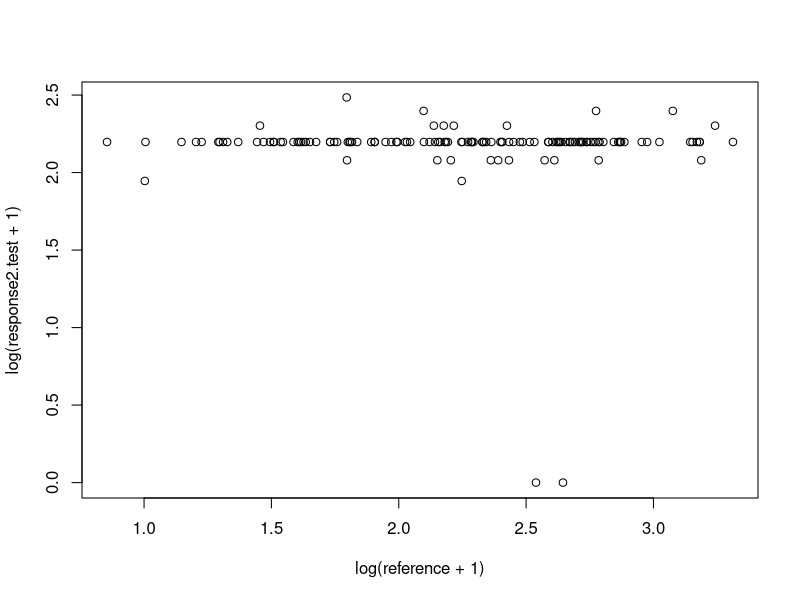
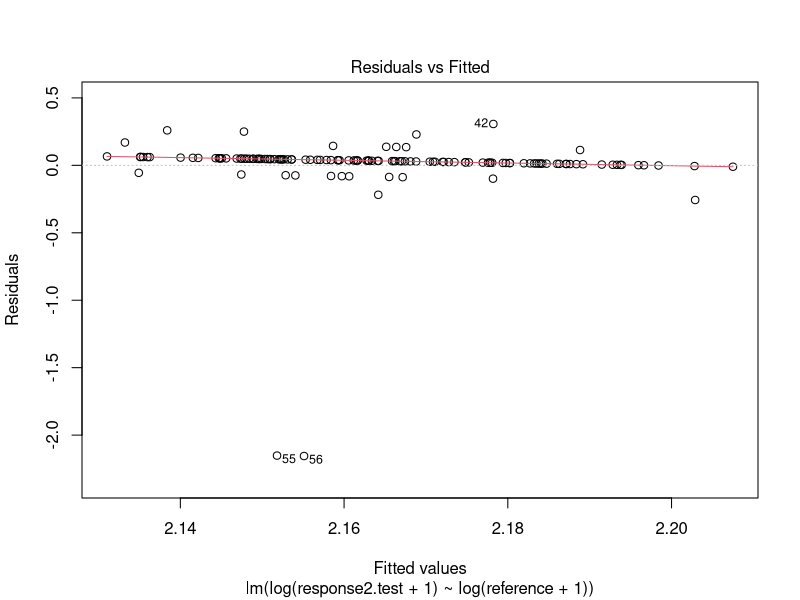
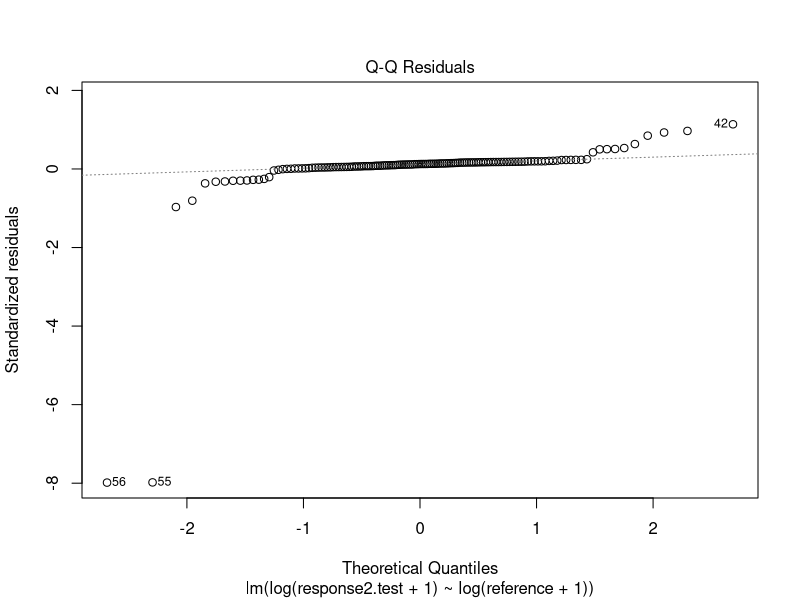
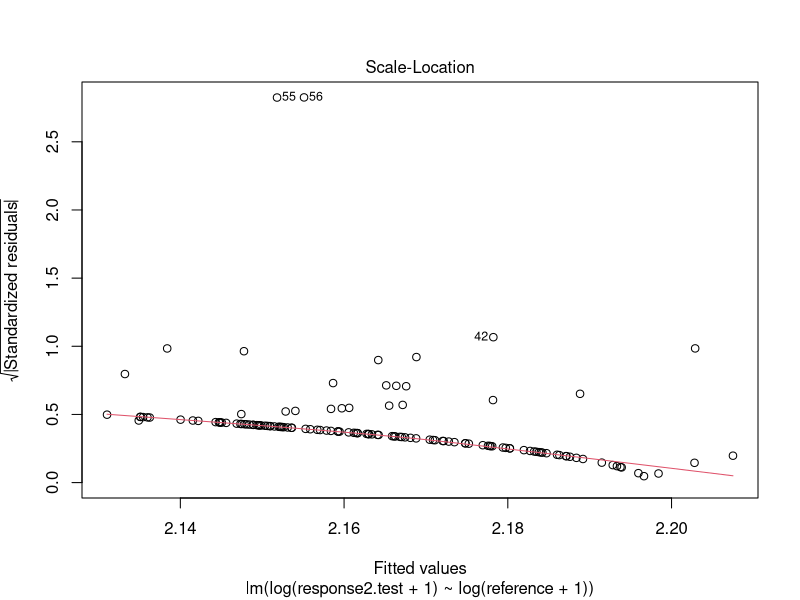
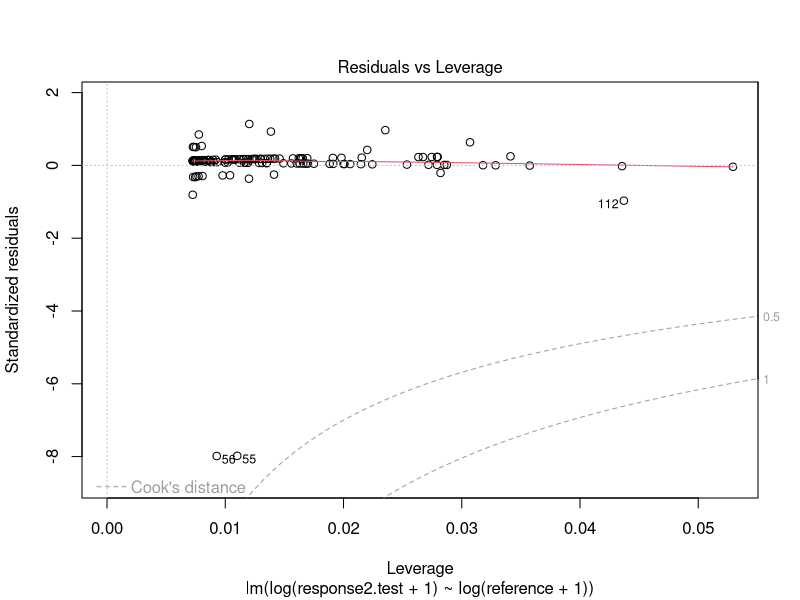
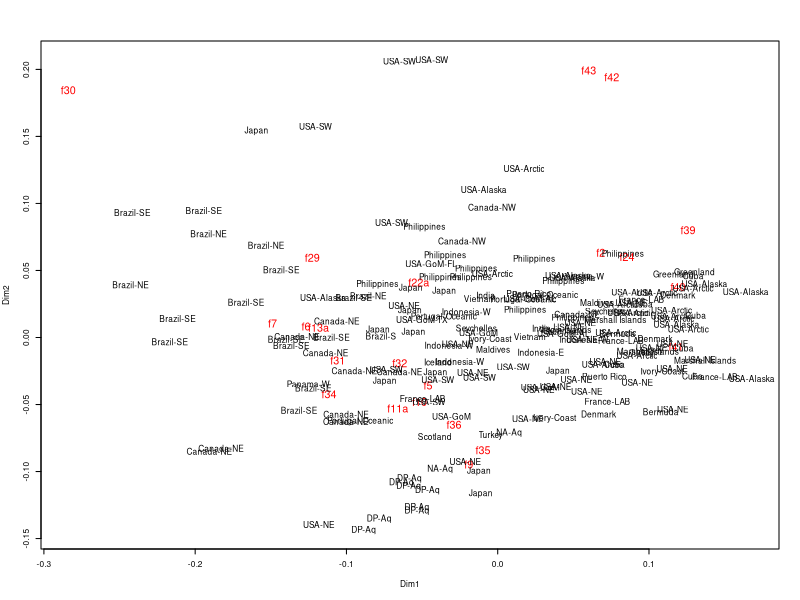

The R source for these figures, in order:
######################### Aurelia morphological analyses 1 ##########################
#                       R Code - Author: Jonathan W. Lawley                         #
#                           Used in: Lawley et al., 2021                            #
#   The importance of molecular characters when morphological variability hinders   # 
#                   diagnosability: systematics of the moon jellyfish               #
#                           genus Aurelia (Cnidaria: Scyphozoa)                     #
#                                 in review @ PeerJ                                 #
#                                                                                   #
#     Used for MDS analysis in Fig. 3 and Mantel test, including all specimens      #
#                           WITH estimation of missing data                         #
#                                                                                   #
#               Contact: jonathan.wanderleylawley@griffithuni.edu.au                #

library(vegan)
library(ade4)

#Data prep, log transform, slope calculations and isometry test
aurelia.raw=read.csv("aurelia-all.csv", sep=",", as.is=T) #raw data inserted
str(aurelia.raw)

aurelia.raw1=aurelia.raw[,-c(8,12,16)] #removes categorical features f8, f12 and f21

reference=aurelia.raw1$f1 #setting f1 as reference variable
response=aurelia.raw1[,3:36] #setting the rest as response variables
slope=rep(NA, ncol(response)) #empty vector for slope values
result=rep(NA, ncol(response)) #empty vector for isometry test results (Allometry, Isometry or lm not significant)

#Loop to calculate slopes of log-transformed variables and isometry test
for (i in 1:ncol(response)){
  response.lm=lm(log(response[,i]+1)~log(reference+1))
  f=(summary(response.lm))$fstatistic #creates the object "f" with the F-statistic values of the linear model.
  p=pf(f[1],f[2],f[3],lower.tail=F) #creates the object "p" with the p-value from the F-statistic values above.
  
  if (p > 0.05) #verifies if "p" is bigger than "alpha".
  {
    slope[i]=NA #if yes, attribute "lm not significant" to element k in "result".
    result[i]="lm not significant"
  }
  else #if not, linear model is significant, so proceeds with calculations.
  {
    slope[i]=(summary(response.lm))$coefficients[2]
    slope.se=(summary(response.lm))$coefficients[4]
    tvalue=abs((slope[i]-1)/slope.se)
    pvalue=(1-pt(tvalue,nrow(na.omit(cbind(reference,response[,i])))-2))*2
    if (pvalue > 0.05) #verifies if "pvalue" is bigger than "alpha".
    {
      result[i]="Isometry" #if yes, the slope from response.lm is not significantly different from the expected slope, so it attributes "Isometry" to element k in "result".
    }
    else #verifies if "pvalue" is not bigger than alpha.
    { 
      result[i]="Allometry" #if it is not bigger, the slope from response.m is significantly different from the expected.slope, so it attributes "Allometry" to element k in "result".
    }
  }
}
slope #resulting slopes (NA where lm not significant)
result #result of isometry test
slope.true=slope[-c(2,10:11,13,15:18,23,27:28,34)] #removing NAs (features in which lm was not significant or that are nonetheless unusable for transformations) as well as mostly invariable or biased (f3a, f19, f33) variables.

#Exploratory checking of response variables
response2=response[,c(11,13,15:18,27:28,34)] # with variables that had no significanct lm
response2.test=response[,11] #change column here for each of the above to test
plot(log(response2.test+1)~log(reference+1))
summary(lm(log(response2.test+1)~log(reference+1)))
plot(lm(log(response2.test+1)~log(reference+1)))

#Removing mostly invariable or biased (f3a, f19, f33) and uninformative (lm not significant, from above) variables - f3a, f19, f20, f23, f25a, f26, f27, f28a, f33, f37, f38, f44
aurelia.raw2=aurelia.raw1[,-c(4,12:13,15,17:20,25,29:30,36)]

#Estimations of missing values based on the genus-level slope and "country" group (morphogroup) averages (if possible/plausible)
aurelia.raw3=aurelia.raw2[,-c(25:28)] #removing data that will not be transformed, including locality info (some missing data there from aquariums)

groups=split(aurelia.raw3[,2:24], aurelia.raw3[,25]) #defining groups based on "countries" (morphogroups)

for (i in 1:length(groups)){ #loop to enter each country group
  groups.temp=groups[[i]] #define the group entered in the loop as group.temp
  temp=which(is.na(groups.temp), arr.ind=T) #what is the location of NAs in the group
  test=which(table(temp[,2])==nrow(groups.temp)) #which of the columns have only NAs (no estimation possible)
  test2=as.numeric(names(test)) #gets the number of these columns
  if (length(temp) == 0) next #no NAs in the group to be estimated, go to the next group
  if (length(test2) > 0) { #new.temp has the columns with NAs that can be estimated
    new.temp=temp[!(temp[,2] %in% test2),]
  }
  if (length(test2) == 0) {
    new.temp=temp
  }
  if (length(new.temp) == 0) next #NAs in the group but no other values to estimate it
  if (length(new.temp) == 2) { #issue to correct when only one NA value to be estimated, new.temp becomes integer, so corrected below
    new.temp=t(as.matrix(new.temp))
  }
  #kept only features that have some value in the group for estimations
  for (j in 1:nrow(new.temp)){ 
    temp2=apply(na.omit(cbind(groups.temp[,1],groups.temp[,new.temp[j,2]])), 2, mean) #uses means of response and reference variables, excluding NA rows, as reference for estimations
    groups.temp[new.temp[j,1],new.temp[j,2]]=temp2[2]*((groups.temp[new.temp[j,1],1]/temp2[1])^slope.true[new.temp[j,2]-1]) #formula to calculate based on Lleonart et al. (2000)
  }
  groups[[i]]=groups.temp #group with estimations sent back to the groups object
}

groups
aurelia.estimated=unsplit(groups, aurelia.raw3[,25]) #grouping again based on the morphogroup split
aurelia.estimated=cbind(aurelia.estimated,aurelia.raw2[,27]) #adding countries/regions (not morphogroups)
colnames(aurelia.estimated)[24]<-"Region"
rownames(aurelia.estimated)<-aurelia.raw3$Specimen
aurelia.estimated
#Aurelias that were divided in a country/region in which estimations were not possible, were associated with other specimens in Morphogroups, based on similarity distribution and/or morphology

#Size corrections based on Lleonart et al. (2000) and full standardization
aurelia.corrected=matrix(data=NA, nrow=length(rownames(aurelia.estimated)), ncol=length(colnames(aurelia.estimated))-2)
for (i in 1:length(slope.true)){
  aurelia.corrected[,i]=aurelia.estimated[,i+1]*((mean(aurelia.estimated[,1])/aurelia.estimated[,1])^slope.true[i]) #mean f1 is 10.14988
}
aurelia.corrected=as.data.frame(aurelia.corrected)

aurelia.corrected.01=matrix(NA,173,22) #scale full standardization
for (i in 1:ncol(aurelia.corrected)) {
  for (k in 1:nrow(aurelia.corrected)) {
    aurelia.corrected.01[k,i]=(aurelia.corrected[k,i]-min(aurelia.corrected[,i]))/(max(aurelia.corrected[,i])-min(aurelia.corrected[,i]))
  }
}
colnames(aurelia.corrected.01)=colnames(aurelia.estimated[,-c(1,24)])
rownames(aurelia.corrected.01)=rownames(aurelia.estimated)

#Multivariate analysis
par(cex=0.5)
mds=cmdscale((vegdist(aurelia.corrected.01, "gower")))
mds=mds*-1 #not necessary, but used to display MDS differently
features.wa<-wascores(mds, aurelia.corrected.01, expand=T) #with weighted averages of morphological features
plot(rbind(mds,features.wa), pch = 15, type="n", xlab = "Dim1", ylab = "Dim2")
text(features.wa[,1], features.wa[,2], rownames(features.wa), cex=1.3, col="red")
text(mds[,1], mds[,2], aurelia.estimated[,24], cex=1)

#Mantel test (correlation between two distance matrices)
aurelia.gd=na.omit(aurelia.raw2[,c(1,25,26)])
colnames(aurelia.gd)=c("Specimen", "Lat","Lon")
gd.dist=dist(cbind(aurelia.gd$Lon, aurelia.gd$Lat))
md.matrix=as.matrix(vegdist(aurelia.corrected.01, "gower"))
md.matrix=md.matrix[-c(134:135,161:168),-c(134:135,161:168)] #removing aquarium specimens
md.dist=as.dist(md.matrix)
mantel.rtest(md.dist, gd.dist, nrepet=9999)
